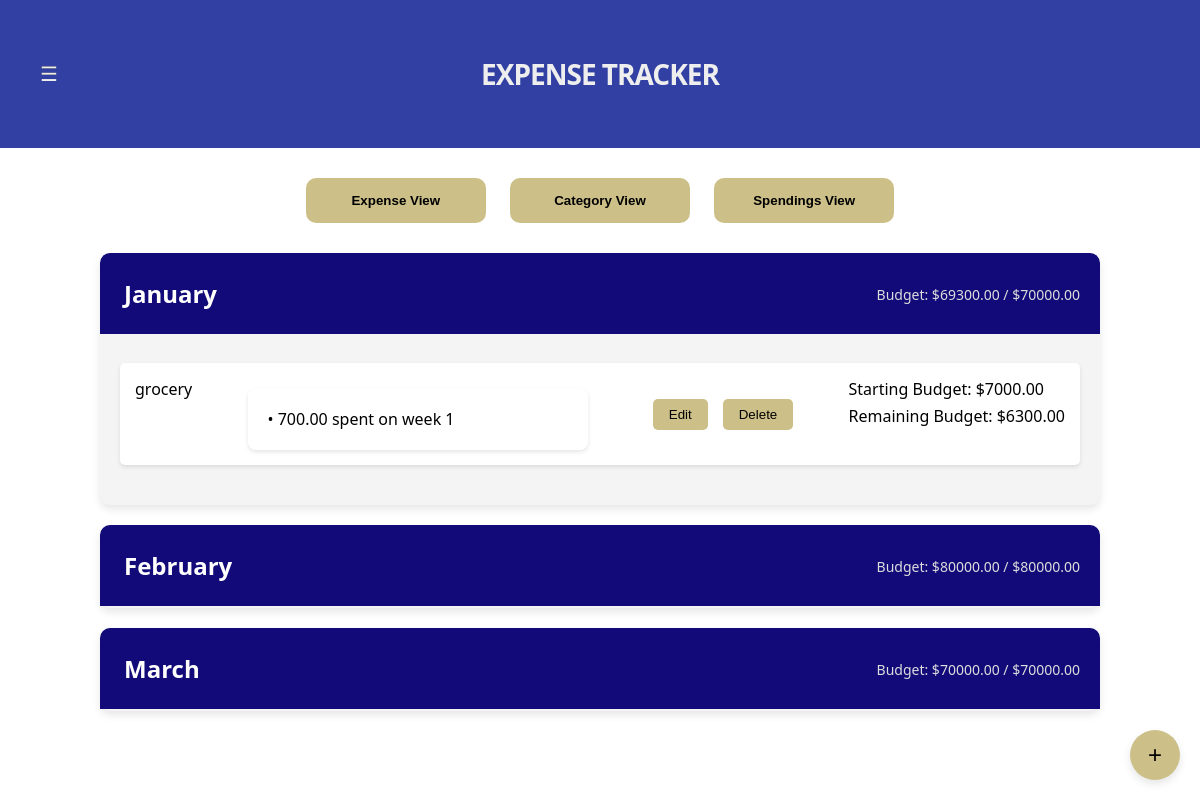
Page /spending_list/ (signed in) on the committed database.
### main/models.py (models this page shows, shortened)
class ExpenseSheet(models.Model):
    user = models.ForeignKey(CustomUser, on_delete=models.CASCADE)
    title = models.CharField(max_length=255)
    budget = models.DecimalField(max_digits=10, decimal_places=2)
    remaining_budget = models.DecimalField(max_digits=10, decimal_places=2)

class Category(models.Model):
    name = models.CharField(max_length=255)
    budget = models.DecimalField(max_digits=10, decimal_places=2)
    remaining_budget = models.DecimalField(max_digits=10, decimal_places=2)
    expense_sheet = models.ForeignKey(ExpenseSheet, on_delete=models.CASCADE, related_name='categories')

class Spending(models.Model):
    amount = models.DecimalField(max_digits=10, decimal_places=2)
    description = models.TextField()
    category = models.ForeignKey(Category, on_delete=models.CASCADE, related_name='spendings')

### main/views.py (the view)
# urls.py: path('spending_list/', SpendingListView.as_view(), name='spending_list'),
class SpendingListView(LoginRequiredMixin, ListView):
    model = ExpenseSheet
    template_name = 'main/spending_list.html'
    context_object_name = 'expense_sheets'
    def get_queryset(self):
        return ExpenseSheet.objects.filter(user=self.request.user)
    def get_context_data(self, **kwargs):
        context = super().get_context_data(**kwargs)
        expense_sheets = self.get_queryset()
        for expense_sheet in expense_sheets:
            categories = Category.objects.filter(expense_sheet=expense_sheet)
            expense_sheet.spendings_data = []
            for category in categories:
                spendings = Spending.objects.filter(category=category)
                expense_sheet.spendings_data.append({'category': category, 'spendings': list(spendings)})
        context['expense_sheets'] = expense_sheets
        return context

### main/templates/main/spending_list.html (shortened to what this page needs)
{% extends 'main/base.html' %} {% block content %}
<head>
</head>
<body>
    <button class="add-spendings" onclick="redirectToCreateSpending()">&plus;</button> {% for expense_sheet in expense_sheets %}
    <div class="expense-sheet-container">
        <div class="expense-sheet-header">
            <div class="expense-sheet-title">
                <h2>{{ expense_sheet.title }}</h2>
            </div>
            <div class="budget-info">
                <p>Budget: ${{ expense_sheet.remaining_budget }} / ${{ expense_sheet.budget }}</p>
            </div>
        </div>
        {% if expense_sheet.spendings_data %}
        <div class="expense-sheet-content">
            <ul class="category-list">
                {% for spending_data in expense_sheet.spendings_data %}
                <li class="category">
                    <div class="category-item">
                        <span class="category-name">{{ spending_data.category.name }}</span> {% if spending_data.spendings %}
                        <div class="spendings-list">
                            <ul>
                                {% for spending in spending_data.spendings %}
                                <li>&#8226; {{ spending.amount }} spent on {{ spending.description }}</li>
                                {% endfor %}
                            </ul>
                        </div>
                        {% else %}
                        <p>No spendings made in this category.</p>
                        {% endif %}
                        <div class="category-buttons">
                            <button class="edit-button" onclick="redirectToUpdateSpending('{{ spending_data.pk }}')">Edit</button>
                            <button class="delete-button" onclick="redirectToDeleteSpending('{{ spending_data.pk }}')">Delete</button>
                        </div>
                        <div class="budget-details">
                            <span>Starting Budget: ${{ spending_data.category.budget }}</span>
                            <span>Remaining Budget: ${{ spending_data.category.remaining_budget }}</span>
                        </div>
                    </div>
                </li>
                {% endfor %}
            </ul>
        </div>
        {% else %}
        <p>No categories available for this expense sheet.</p>
        {% endif %}
    </div>
    {% endfor %}
</body>
{% endblock %}

### main/templates/main/base.html (shortened to what this page needs)
<!DOCTYPE html>
<html lang="en">
<head>
</head>
<body>
    <div id="toggle-btn">&#9776;</div>
    <header class="background4">
        <div id="toggle-btn" onclick="toggleSidebar()">☰</div>
        <span id="header-title" class="color5">{% block header_title %}EXPENSE TRACKER{% endblock %}</span>
    </header>
    <div class="menu-sections">
        {% block menu_buttons %}
        <button class="menu-button background1" onclick="showSection('expenseView')">Expense View</button>
        <button class="menu-button background1" onclick="showSection('categoryView')">Category View</button>
        <button class="menu-button background1" onclick="showSection('spendingsView')">Spendings View</button>
        {% endblock %}
    </div>
    {% block content %}{% endblock %}
</body>
</html>

### main/templates/main/base.html (style rules this page uses)
body { font-family: 'Segoe UI', Tahoma, Geneva, Verdana, sans-serif; margin: 0; padding: 0; overflow-y: hidden; background-color: #fff; }
header { padding: 50px; text-align: center; display: flex; flex-wrap: wrap; justify-content: center; align-items: center; background-color: #3140a2; font-size: 28px; color: #EEEEEE; }
.menu-sections { text-align: center; margin-top: 20px; }
.menu-button { padding: 15px 25px; margin: 10px; border: none; border-radius: 10px; cursor: pointer; font-weight: bold; transition: background-color 0.3s ease; display: inline-block; width: 180px; background: #CCBF88; color: #000; }
#toggle-btn { font-size: 20px; cursor: pointer; position: fixed; top: 60px; left: 40px; z-index: 2; }
#header-title { font-weight: bold; letter-spacing: -1px; word-spacing: normal; padding: 5px 0; }

### main/templates/main/spending_list.html (style rules this page uses)
.expense-sheet-container { max-width: 80%; margin: 20px auto; padding: 20px; background: #f4f4f4; border-radius: 10px; box-shadow: 0 4px 8px rgba(0, 0, 0, 0.1); position: relative; }
.expense-sheet-header { background-color: #110a78; color: #fff; padding: 10px; border-top-left-radius: 10px; border-top-right-radius: 10px; margin-bottom: 20px; position: absolute; top: 0; left: 0; width: 100%; box-sizing: border-box; }
.expense-sheet-title { text-align: left; padding: 14px; }
.expense-sheet-title h2 { margin: 0; font-size: 24px; }
.budget-info { position: absolute; top: 50%; right: 20px; transform: translateY(-50%); color: #fff; }
.budget-info p { margin: 0; font-size: 14px; }
.expense-sheet-content { padding-top: 50px; }
h2 { margin-top: 0; }
p { color: #ddd; margin-bottom: 5px; }
ul { list-style: none; padding: 0; margin: 0; }
.category-list { list-style: none; padding: 0; margin: 0; }
.category { margin-bottom: 20px; margin-top: 40px; }
.category-item { display: flex; justify-content: space-between; background-color: #ffffff; padding: 15px; border-radius: 5px; box-shadow: 0 2px 4px rgba(0, 0, 0, 0.1); flex-grow: 1; }
.category-buttons { display: flex; align-items: center; }
.edit-button, .delete-button { background-color: #CCBF88; color: #000; border: none; padding: 8px 16px; margin-left: 10px; border-radius: 5px; cursor: pointer; transition: background-color 0.3s ease; }
.edit-button { margin-right: 5px; }
.budget-details { display: flex; flex-direction: column; }
.budget-details span { margin-bottom: 5px; }
.spendings-list { margin-top: 10px; }
.spendings-list ul { padding-left: 20px; }
.spendings-list li { margin-bottom: 5px; }
.add-spendings { position: fixed; bottom: 20px; right: 20px; background-color: #CCBF88; color: #000; border: none; border-radius: 50%; font-size: 24px; width: 50px; height: 50px; cursor: pointer; box-shadow: 0 4px 8px rgba(0, 0, 0, 0.1); transition: background-color 0.3s ease, transform 0.3s ease; }
.spendings-list { width: 300px; padding: 20px; background-color: #fff; border-radius: 8px; box-shadow: 0 2px 4px rgba(0, 0, 0, 0.1); }
.spendings-list ul { list-style-type: none; padding: 0; margin: 0; }
.spendings-list li { margin-bottom: 10px; font-size: 16px; line-height: 1.4; }
.spendings-list li:last-child { margin-bottom: 0; }

### rows in the picture
ExpenseSheet: title "January", remaining_budget "69300.00", budget "70000.00"
Category: category.name "grocery", category.budget "7000.00", category.remaining_budget "6300.00"
Spending: amount "700.00", description "week 1"
ExpenseSheet: title "February", remaining_budget "80000.00", budget "80000.00"
ExpenseSheet: title "March", remaining_budget "70000.00", budget "70000.00"
